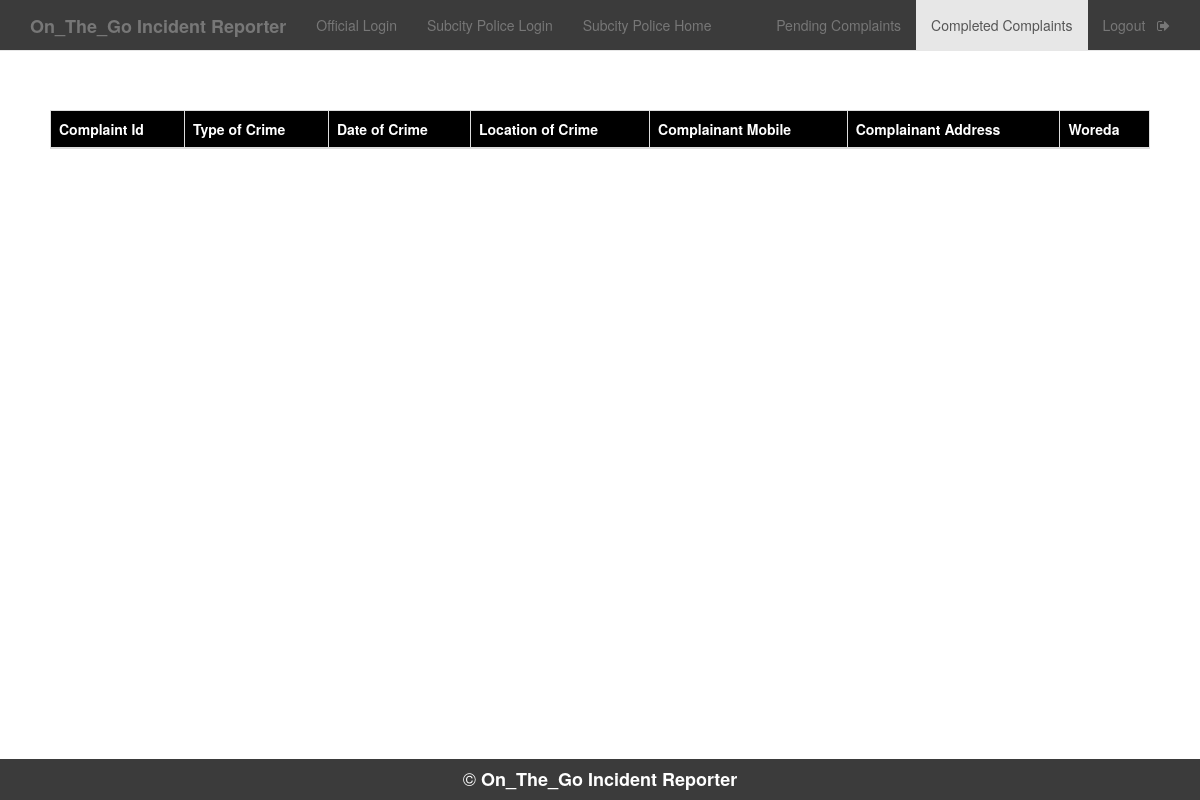
Before: /Sub_police_complete.php (signed in) with the older database file.
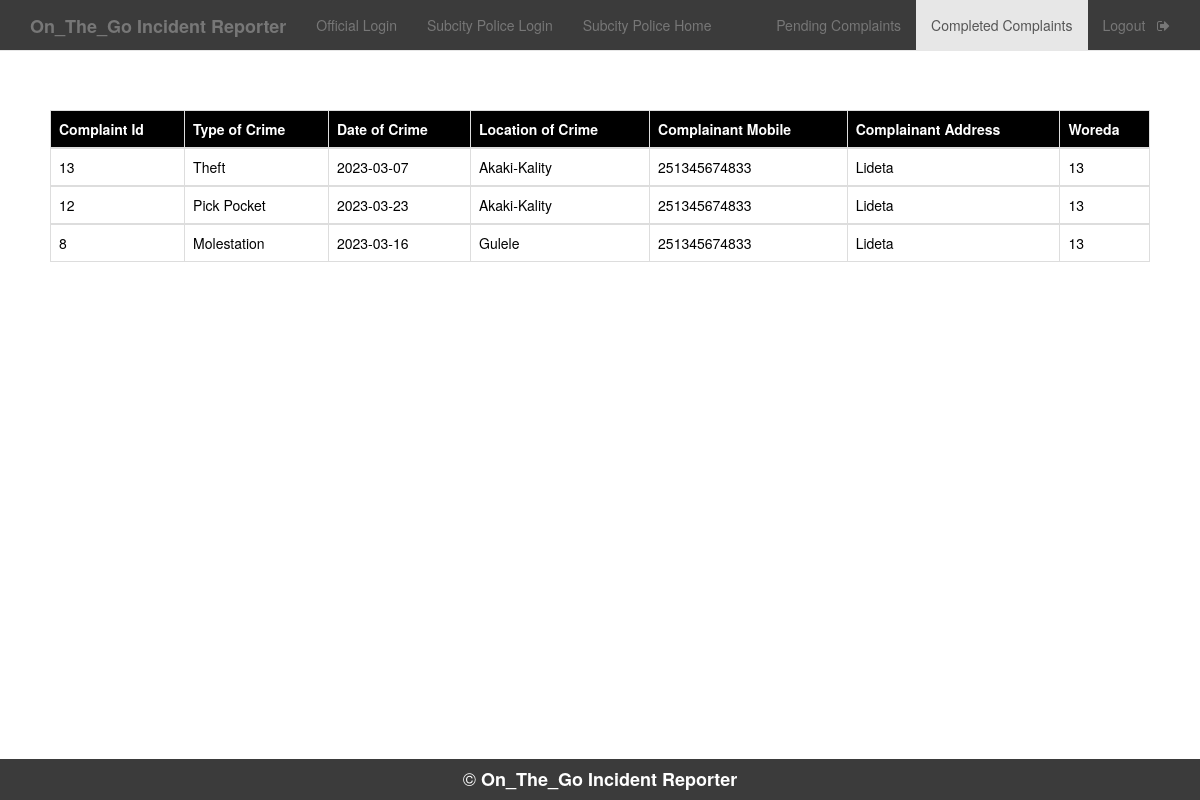
After: the same page with the newer database file.
### tables this page shows
CREATE TABLE `p_handler` (
  `c_id` int(11) NOT NULL,
  `id_no` bigint(12) NOT NULL,
  `type_crime` varchar(50) NOT NULL,
  `d_o_c` date NOT NULL,
  `repo_time_and_date` varchar(50) NOT NULL,
  `location` varchar(50) NOT NULL,
  `description` varchar(7000) NOT NULL,
  `inc_status` varchar(50) NOT NULL,
  `pol_status` varchar(50) DEFAULT NULL,
  `p_id` varchar(50) NOT NULL
);

CREATE TABLE `user` (
  `u_name` varchar(50) NOT NULL,
  `u_id` varchar(50) NOT NULL,
  `u_pass` varchar(50) NOT NULL,
  `sub` varchar(50) NOT NULL,
  `woreda` int(2) NOT NULL,
  `id_no` bigint(12) NOT NULL,
  `gen` varchar(15) NOT NULL,
  `mob` bigint(13) NOT NULL
);

### Sub_police_complete.php (the view, shortened to what this page needs)
<!DOCTYPE html>
<html>
<head>
	<link rel="stylesheet" type="text/css" href="https://maxcdn.bootstrapcdn.com/bootstrap/3.3.5/css/bootstrap.min.css">
	<link rel="stylesheet" type="text/css" href="https://maxcdn.bootstrapcdn.com/font-awesome/4.4.0/css/font-awesome.min.css">
     <?php
    $conn=mysqli_connect("localhost","root","");
    mysqli_select_db($conn,"on_the_go incident reporter");
    $p_id=$_SESSION['pol'];
     $result=mysqli_query($conn,"SELECT c_id,type_crime,d_o_c,location,mob,sub,woreda FROM p_handler natural join user where p_id='$p_id' and pol_status='ChargeSheet Filed' order by c_id desc");
    ?>
</head>
<body>
	<nav  class="navbar navbar-default navbar-fixed-top" style="background-color:#3b3b3b;">
  <div class="container">
    <div class="navbar-header">
      <a class="navbar-brand" href="home.php"><b>On_The_Go Incident Reporter</b></a>
    </div>
    <div id="navbar" class="collapse navbar-collapse">
      <ul class="nav navbar-nav">
        <li ><a href="official_login.php">Official Login</a></li>
        <li ><a href="Sub_policelogin.php">Subcity Police Login</a></li>
        <li><a href="Sub_policeHome.php">Subcity Police Home</a></li>
      </ul>
      <ul class="nav navbar-nav navbar-right">
        <li><a href="Sub_policeHome.php">Pending Complaints</a></li>
        <li  class="active" ><a href="Sub_police_complete.php">Completed Complaints</a></li>
        <li><a href="Sub_police_logout.php">Logout &nbsp <i class="fa fa-sign-out" aria-hidden="true"></i></a></li>
      </ul>
    </div>
  </div>
 </nav>
 <div style="padding:50px;margin-top:5%;">
   <table class="table table-bordered">
    <thead class="thead-dark" style="background-color: black; color: white;">
      <tr>
        <th scope="col">Complaint Id</th>
        <th scope="col">Type of Crime</th>
        <th scope="col">Date of Crime</th>
          <th scope="col">Location of Crime</th>
          <th scope="col">Complainant Mobile</th>
          <th scope="col">Complainant Address</th>
          <th scope="col">Woreda</th>
      </tr>
    </thead>
<?php
      while($rows=mysqli_fetch_assoc($result)){
    ?>
    <tbody style="background-color: white; color: black;">
      <tr>
        <td><?php echo $rows['c_id']; ?></td>
        <td><?php echo $rows['type_crime']; ?></td>
        <td><?php echo $rows['d_o_c']; ?></td>
        <td><?php echo $rows['location']; ?></td>
        <td><?php echo $rows['mob']; ?></td>
        <td><?php echo $rows['sub']; ?></td>
        <td><?php echo $rows['woreda']; ?></td>
      </tr>
    </tbody>
    <?php
    }
    ?>
</table>
 </div>
 <div style="position: fixed;
            left: 0;
            bottom: 0;
            width: 100%;
            background-color:#3b3b3b;
            color: white;
            text-align: center;">
            <h4 style="color: white;">&copy <b>On_The_Go Incident Reporter</b></h4>
         </div>
</body>
</html>

Changed rows visible on the page:
added p_handler: c_id "13", type_crime "Theft", d_o_c "2023-03-07", location "Akaki-Kality", id_no.mob "251345674833", id_no.sub "Lideta", id_no.woreda "13"
added p_handler: c_id "12", type_crime "Pick Pocket", d_o_c "2023-03-23", location "Akaki-Kality", id_no.mob "251345674833", id_no.sub "Lideta", id_no.woreda "13"
added p_handler: c_id "8", type_crime "Molestation", d_o_c "2023-03-16", location "Gulele", id_no.mob "251345674833", id_no.sub "Lideta", id_no.woreda "13"
